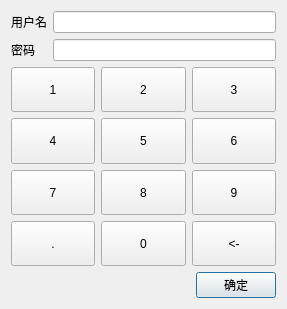
<?xml version="1.0" encoding="UTF-8"?>
<ui version="4.0">
 <class>lock_screen</class>
 <widget class="QDialog" name="lock_screen">
  <property name="geometry">
   <rect>
    <x>0</x>
    <y>0</y>
    <width>287</width>
    <height>309</height>
   </rect>
  </property>
  <property name="windowTitle">
   <string>Dialog</string>
  </property>
  <layout class="QVBoxLayout" name="verticalLayout" stretch="0,1,0">
   <item>
    <layout class="QGridLayout" name="gridLayout_2">
     <item row="0" column="0">
      <widget class="QLabel" name="label_2">
       <property name="text">
        <string>用户名</string>
       </property>
      </widget>
     </item>
     <item row="0" column="1">
      <widget class="QLineEdit" name="lineEdit"/>
     </item>
     <item row="1" column="0">
      <widget class="QLabel" name="label_3">
       <property name="text">
        <string>密码</string>
       </property>
      </widget>
     </item>
     <item row="1" column="1">
      <widget class="QLineEdit" name="lineEdit_2"/>
     </item>
    </layout>
   </item>
   <item>
    <layout class="QGridLayout" name="gridLayout">
     <item row="0" column="0">
      <widget class="public_pushbutton_numkey" name="pushButton">
       <property name="sizePolicy">
        <sizepolicy hsizetype="Minimum" vsizetype="Ignored">
         <horstretch>0</horstretch>
         <verstretch>0</verstretch>
        </sizepolicy>
       </property>
       <property name="focusPolicy">
        <enum>Qt::NoFocus</enum>
       </property>
       <property name="text">
        <string>1</string>
       </property>
       <property name="outer_stylesheet" stdset="0">
        <string>pushbutton_key</string>
       </property>
      </widget>
     </item>
     <item row="0" column="1">
      <widget class="public_pushbutton_numkey" name="pushButton_2">
       <property name="sizePolicy">
        <sizepolicy hsizetype="Minimum" vsizetype="Ignored">
         <horstretch>0</horstretch>
         <verstretch>0</verstretch>
        </sizepolicy>
       </property>
       <property name="focusPolicy">
        <enum>Qt::NoFocus</enum>
       </property>
       <property name="text">
        <string>2</string>
       </property>
       <property name="outer_stylesheet" stdset="0">
        <string>pushbutton_key</string>
       </property>
      </widget>
     </item>
     <item row="0" column="2">
      <widget class="public_pushbutton_numkey" name="pushButton_3">
       <property name="sizePolicy">
        <sizepolicy hsizetype="Minimum" vsizetype="Ignored">
         <horstretch>0</horstretch>
         <verstretch>0</verstretch>
        </sizepolicy>
       </property>
       <property name="focusPolicy">
        <enum>Qt::NoFocus</enum>
       </property>
       <property name="text">
        <string>3</string>
       </property>
       <property name="outer_stylesheet" stdset="0">
        <string>pushbutton_key</string>
       </property>
      </widget>
     </item>
     <item row="1" column="0">
      <widget class="public_pushbutton_numkey" name="pushButton_5">
       <property name="sizePolicy">
        <sizepolicy hsizetype="Minimum" vsizetype="Ignored">
         <horstretch>0</horstretch>
         <verstretch>0</verstretch>
        </sizepolicy>
       </property>
       <property name="focusPolicy">
        <enum>Qt::NoFocus</enum>
       </property>
       <property name="text">
        <string>4</string>
       </property>
       <property name="outer_stylesheet" stdset="0">
        <string>pushbutton_key</string>
       </property>
      </widget>
     </item>
     <item row="1" column="1">
      <widget class="public_pushbutton_numkey" name="pushButton_8">
       <property name="sizePolicy">
        <sizepolicy hsizetype="Minimum" vsizetype="Ignored">
         <horstretch>0</horstretch>
         <verstretch>0</verstretch>
        </sizepolicy>
       </property>
       <property name="focusPolicy">
        <enum>Qt::NoFocus</enum>
       </property>
       <property name="text">
        <string>5</string>
       </property>
       <property name="outer_stylesheet" stdset="0">
        <string>pushbutton_key</string>
       </property>
      </widget>
     </item>
     <item row="1" column="2">
      <widget class="public_pushbutton_numkey" name="pushButton_7">
       <property name="sizePolicy">
        <sizepolicy hsizetype="Minimum" vsizetype="Ignored">
         <horstretch>0</horstretch>
         <verstretch>0</verstretch>
        </sizepolicy>
       </property>
       <property name="focusPolicy">
        <enum>Qt::NoFocus</enum>
       </property>
       <property name="text">
        <string>6</string>
       </property>
       <property name="outer_stylesheet" stdset="0">
        <string>pushbutton_key</string>
       </property>
      </widget>
     </item>
     <item row="2" column="0">
      <widget class="public_pushbutton_numkey" name="pushButton_6">
       <property name="sizePolicy">
        <sizepolicy hsizetype="Minimum" vsizetype="Ignored">
         <horstretch>0</horstretch>
         <verstretch>0</verstretch>
        </sizepolicy>
       </property>
       <property name="focusPolicy">
        <enum>Qt::NoFocus</enum>
       </property>
       <property name="text">
        <string>7</string>
       </property>
       <property name="outer_stylesheet" stdset="0">
        <string>pushbutton_key</string>
       </property>
      </widget>
     </item>
     <item row="2" column="1">
      <widget class="public_pushbutton_numkey" name="pushButton_13">
       <property name="sizePolicy">
        <sizepolicy hsizetype="Minimum" vsizetype="Ignored">
         <horstretch>0</horstretch>
         <verstretch>0</verstretch>
        </sizepolicy>
       </property>
       <property name="focusPolicy">
        <enum>Qt::NoFocus</enum>
       </property>
       <property name="text">
        <string>8</string>
       </property>
       <property name="outer_stylesheet" stdset="0">
        <string>pushbutton_key</string>
       </property>
      </widget>
     </item>
     <item row="2" column="2">
      <widget class="public_pushbutton_numkey" name="pushButton_12">
       <property name="sizePolicy">
        <sizepolicy hsizetype="Minimum" vsizetype="Ignored">
         <horstretch>0</horstretch>
         <verstretch>0</verstretch>
        </sizepolicy>
       </property>
       <property name="focusPolicy">
        <enum>Qt::NoFocus</enum>
       </property>
       <property name="text">
        <string>9</string>
       </property>
       <property name="outer_stylesheet" stdset="0">
        <string>pushbutton_key</string>
       </property>
      </widget>
     </item>
     <item row="3" column="0">
      <widget class="public_pushbutton_numkey" name="pushButton_9">
       <property name="sizePolicy">
        <sizepolicy hsizetype="Minimum" vsizetype="Ignored">
         <horstretch>0</horstretch>
         <verstretch>0</verstretch>
        </sizepolicy>
       </property>
       <property name="focusPolicy">
        <enum>Qt::NoFocus</enum>
       </property>
       <property name="text">
        <string>.</string>
       </property>
       <property name="outer_stylesheet" stdset="0">
        <string>pushbutton_key</string>
       </property>
      </widget>
     </item>
     <item row="3" column="1">
      <widget class="public_pushbutton_numkey" name="pushButton_10">
       <property name="sizePolicy">
        <sizepolicy hsizetype="Minimum" vsizetype="Ignored">
         <horstretch>0</horstretch>
         <verstretch>0</verstretch>
        </sizepolicy>
       </property>
       <property name="focusPolicy">
        <enum>Qt::NoFocus</enum>
       </property>
       <property name="text">
        <string>0</string>
       </property>
       <property name="outer_stylesheet" stdset="0">
        <string>pushbutton_key</string>
       </property>
      </widget>
     </item>
     <item row="3" column="2">
      <widget class="public_pushbutton_numkey" name="pushButton_11">
       <property name="sizePolicy">
        <sizepolicy hsizetype="Minimum" vsizetype="Ignored">
         <horstretch>0</horstretch>
         <verstretch>0</verstretch>
        </sizepolicy>
       </property>
       <property name="focusPolicy">
        <enum>Qt::NoFocus</enum>
       </property>
       <property name="text">
        <string>&lt;-</string>
       </property>
       <property name="outer_stylesheet" stdset="0">
        <string>pushbutton_key</string>
       </property>
      </widget>
     </item>
    </layout>
   </item>
   <item>
    <layout class="QHBoxLayout" name="horizontalLayout">
     <item>
      <spacer name="horizontalSpacer">
       <property name="orientation">
        <enum>Qt::Horizontal</enum>
       </property>
       <property name="sizeHint" stdset="0">
        <size>
         <width>40</width>
         <height>20</height>
        </size>
       </property>
      </spacer>
     </item>
     <item>
      <widget class="lds_toolbar_button" name="pushButton_ok">
       <property name="text">
        <string>确定</string>
       </property>
       <property name="outer_stylesheet" stdset="0">
        <string>pushbutton</string>
       </property>
      </widget>
     </item>
    </layout>
   </item>
  </layout>
 </widget>
 <customwidgets>
  <customwidget>
   <class>lds_toolbar_button</class>
   <extends>QPushButton</extends>
   <header>lds_toolbar_button.h</header>
  </customwidget>
  <customwidget>
   <class>public_pushbutton_numkey</class>
   <extends>QPushButton</extends>
   <header>public_pushbutton_numkey.h</header>
  </customwidget>
 </customwidgets>
 <resources/>
 <connections/>
</ui>
